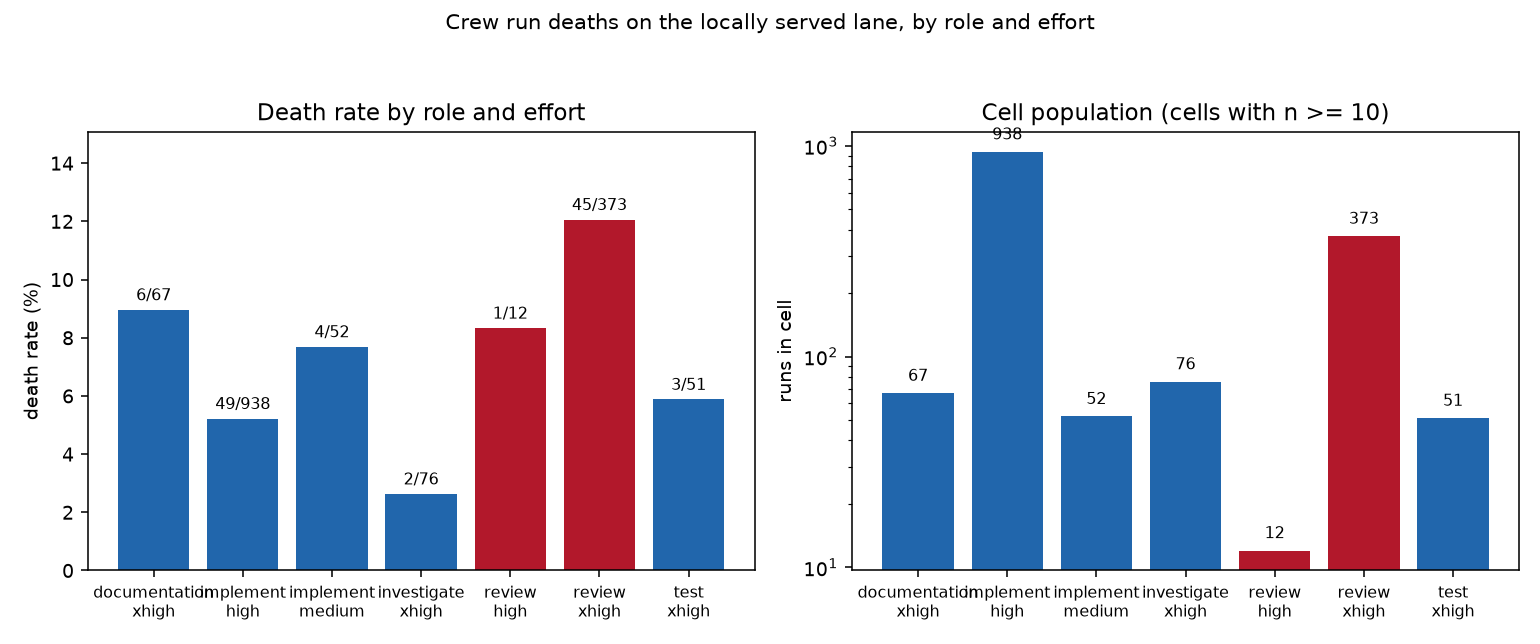

Reproduce this figure in Python.
"""Plot the crew run death rate per role-by-effort cell, with cell sizes.

Reads docs/research/data/review-death-by-effort.json and draws two panels: the
death rate each cell carries, and the size of the population it is computed
over. A rate without its denominator cannot be read — the small cells here are
one or two runs — so the two are shown together.
"""

import json
from pathlib import Path

import matplotlib

matplotlib.use("Agg")
import matplotlib.pyplot as plt

ROOT = Path(__file__).resolve().parents[3]
DATA = ROOT / "docs/research/data/review-death-by-effort.json"
OUT = Path(__file__).with_name("death-rate-by-role-and-effort.png")

MIN_CELL = 10


def main() -> int:
    census = json.loads(DATA.read_text(encoding="utf-8"))
    cells = [c for c in census["cells"] if c["size"] >= MIN_CELL]
    cells.sort(key=lambda c: (c["role"], c["effort"] or ""))
    labels = [f"{c['role']}\n{c['effort'] or 'unset'}" for c in cells]
    rates = [100.0 * (c["death_rate"] or 0.0) for c in cells]
    sizes = [c["size"] for c in cells]

    figure, (left, right) = plt.subplots(1, 2, figsize=(11, 4.6))

    colours = ["#b2182b" if c["role"] == "review" else "#2166ac" for c in cells]
    bars = left.bar(labels, rates, color=colours)
    left.set_ylabel("death rate (%)")
    left.set_title("Death rate by role and effort")
    left.tick_params(axis="x", labelsize=8)
    for bar, cell in zip(bars, cells, strict=True):
        left.text(
            bar.get_x() + bar.get_width() / 2,
            bar.get_height() + 0.2,
            f"{cell['dead']}/{cell['size']}",
            ha="center",
            va="bottom",
            fontsize=8,
        )
    left.set_ylim(0, max(rates) * 1.25)

    right.bar(labels, sizes, color=colours)
    right.set_ylabel("runs in cell")
    right.set_title(f"Cell population (cells with n >= {MIN_CELL})")
    right.tick_params(axis="x", labelsize=8)
    right.set_yscale("log")
    for index, size in enumerate(sizes):
        right.text(index, size * 1.1, str(size), ha="center", va="bottom", fontsize=8)

    figure.suptitle(
        "Crew run deaths on the locally served lane, by role and effort",
        fontsize=11,
    )
    figure.tight_layout(rect=(0, 0, 1, 0.94))
    figure.savefig(OUT, dpi=140)
    print(f"wrote {OUT}")
    return 0


if __name__ == "__main__":
    raise SystemExit(main())
